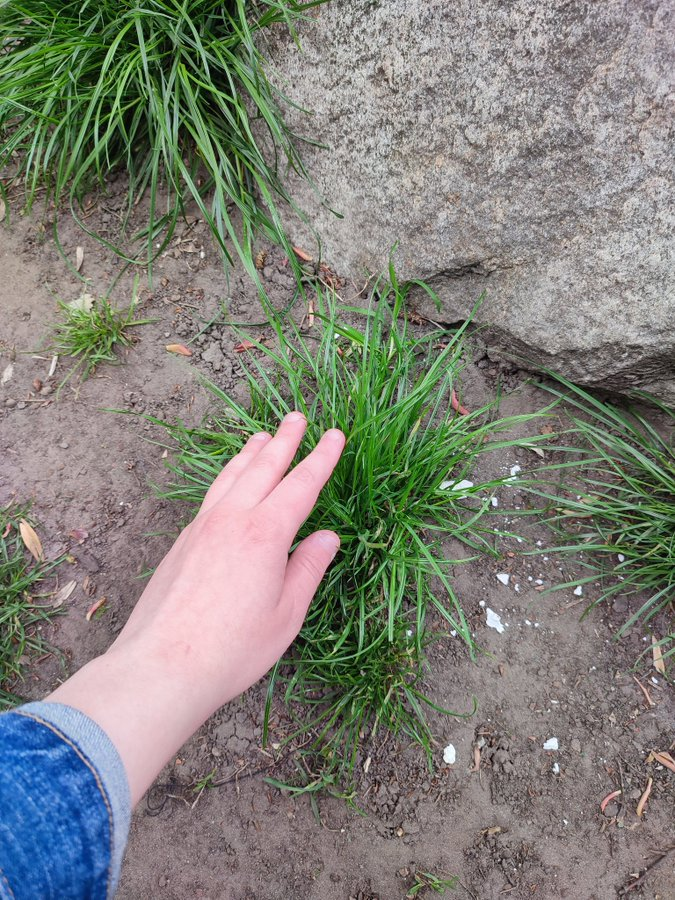
#> input picture images/everything/FQ8yoKhWYAMx5Ho.jpg, 675 x 900 px, found by its file name; its folder holds only this picture in this run
$ python opencv-diy.py
#> lines starting #> are read from the running program, lines starting #| are printed output that depends on the picture; after the words box and inside, x2 and y2 are one past the last pixel; in counts of white or black regions, pixels touching at a corner belong together
import cv2 as cv
import numpy as np
import os

def countFingers(image_path):
#> called with image_path = 'images/everything/FQ8yoKhWYAMx5Ho.jpg'
    image = cv.imread(image_path)
#> image is the input picture: shape (900, 675, 3); mean B, G, R 119.8, 128.1, 127.6
# cv.imshow(image_path, image)
    hsvim = cv.cvtColor(image, cv.COLOR_BGR2HSV)
#> hsvim: shape (900, 675, 3); mean H, S, V 71.8, 54.4, 140
    lower = np.array([0, 48, 80], dtype = "uint8")
    upper = np.array([20, 255, 255], dtype = "uint8")
    skin_region_hsv = cv.inRange(hsvim, lower, upper)
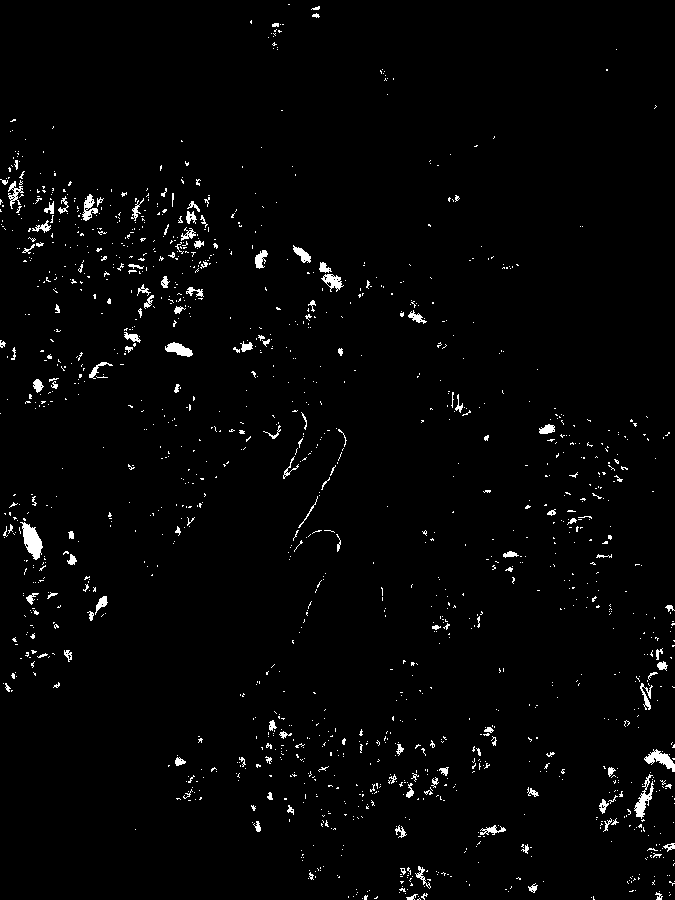
#> skin_region_hsv: shape (900, 675); 2% white; 1419 white regions (1284 under 20 px), largest, box (x1, y1, x2, y2) and area: (20, 522, 43, 560) 461, (634, 774, 654, 819) 311, (644, 749, 675, 772) 303
    blurred = cv.blur(skin_region_hsv, (2,2))
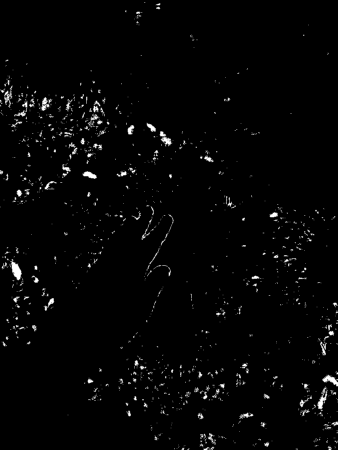
#> blurred: shape (900, 675) (shown at 1/2 size); min 0, max 255, mean 5.1
    ret, thresh = cv.threshold(blurred,0,255,cv.THRESH_BINARY)
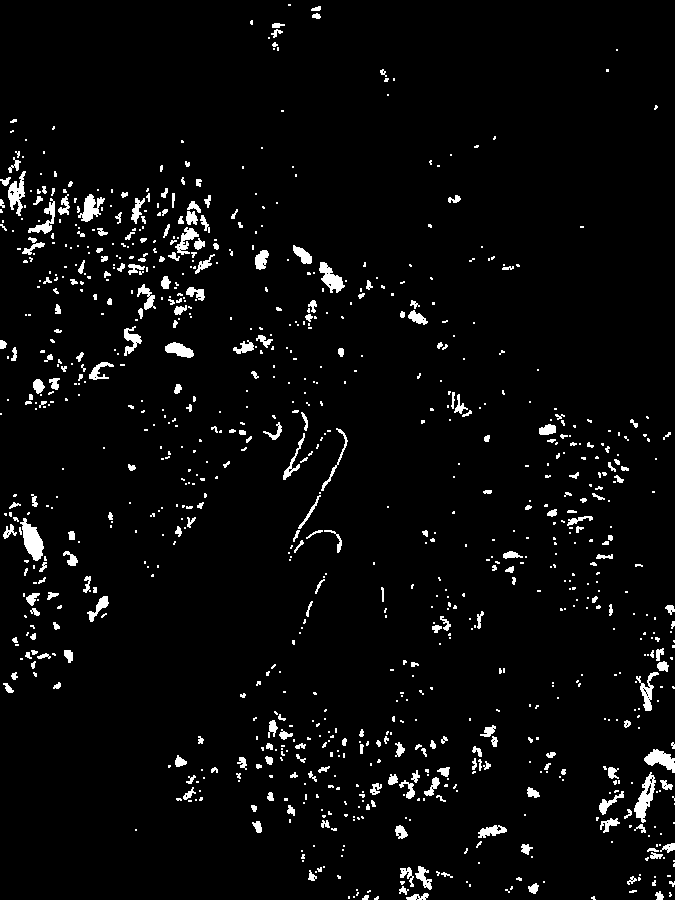
#> thresh: shape (900, 675); 3.8% white; 917 white regions (633 under 20 px)
    cv.imshow("thresh", thresh)

    contours, hierarchy = cv.findContours(thresh, cv.RETR_TREE, cv.CHAIN_APPROX_SIMPLE)
#> contours = 987 contours, 802 with area under 20; largest, box (x1, y1, x2, y2) and area: (20, 518, 44, 561) 500, (634, 772, 656, 823) 450, (644, 749, 675, 773) 348, (319, 262, 345, 293) 346, (8, 171, 26, 216) 322
    contours = max(contours, key=lambda x: cv.contourArea(x))
#> contours = contour of 64 points, box (x1, y1, x2, y2) (20, 518, 44, 561), area 500

    hull = cv.convexHull(contours)
#> hull = contour of 15 points, box (x1, y1, x2, y2) (20, 518, 44, 561), area 593
    cv.drawContours(image, [hull], -1, (0, 255, 255), 2)


    hull = cv.convexHull(contours, returnPoints=False)
#> hull = [63, 55, 42, 40, 39, 35, 32, 30, 29, 27, 21, 13, 5, 4, 0]
    defects = cv.convexityDefects(contours, hull)
#> defects = [[0, 4, 2, 666], [5, 13, 7, 659], [13, 21, 14, 114], [21, 27, 24, 387], [27, 29, 28, 114], [30, 32, 31, 142], [32, 35, 33, 284], [35, 39, 38, 434], [40, 42, 41, 201], [42, 55, 53, 437], [55, 63, 59, 865]]

    if defects is not None:
      cnt = 0
    for i in range(defects.shape[0]):  # calculate the angle
      s, e, f, d = defects[i][0]
      start = tuple(contours[s][0])
      end = tuple(contours[e][0])
      far = tuple(contours[f][0])
      a = np.sqrt((end[0] - start[0]) ** 2 + (end[1] - start[1]) ** 2)
      b = np.sqrt((far[0] - start[0]) ** 2 + (far[1] - start[1]) ** 2)
      c = np.sqrt((end[0] - far[0]) ** 2 + (end[1] - far[1]) ** 2)
      angle = np.arccos((b ** 2 + c ** 2 - a ** 2) / (2 * b * c))  #      cosine theorem
      if angle <= np.pi / 2:  # angle less than 90 degree, treat as fingers
        cnt += 1
        cv.circle(image, far, 4, [0, 0, 255], -1)
#> this loop made 11 passes
#> (s, e, f, d, start, end, far, a) on passes 1 to 8: (0, 4, 2, 666, (23, 518), (20, 522), (24, 521), 5), (5, 13, 7, 659, (20, 523), (24, 544), (23, 525), 21.38), (13, 21, 14, 114, (24, 544), (28, 552), (25, 545), 8.94), (21, 27, 24, 387, (28, 552), (33, 559), (32, 555), 8.6), (27, 29, 28, 114, (33, 559), (35, 560), (34, 559), 2.24), (30, 32, 31, 142, (37, 560), (40, 558), (39, 558), 3.61), (32, 35, 33, 284, (40, 558), (42, 555), (40, 556), 3.61), (35, 39, 38, 434, (42, 555), (43, 548), (41, 550), 7.07)
#> image: shape (900, 675, 3); mean B, G, R 119.8, 128.2, 127.7
#> after the loop, cnt = 1
    if cnt > 0:
      cnt = cnt+1
#> cnt = 2


    contours, hierarchy = cv.findContours(thresh, cv.RETR_TREE, cv.CHAIN_APPROX_SIMPLE)
#> contours = 987 contours, 802 with area under 20; largest, box (x1, y1, x2, y2) and area: (20, 518, 44, 561) 500, (634, 772, 656, 823) 450, (644, 749, 675, 773) 348, (319, 262, 345, 293) 346, (8, 171, 26, 216) 322
    contours = max(contours, key=lambda x: cv.contourArea(x))
#> contours = contour of 64 points, box (x1, y1, x2, y2) (20, 518, 44, 561), area 500
    cv.drawContours(image, [contours], -1, (255,255,0), 2)
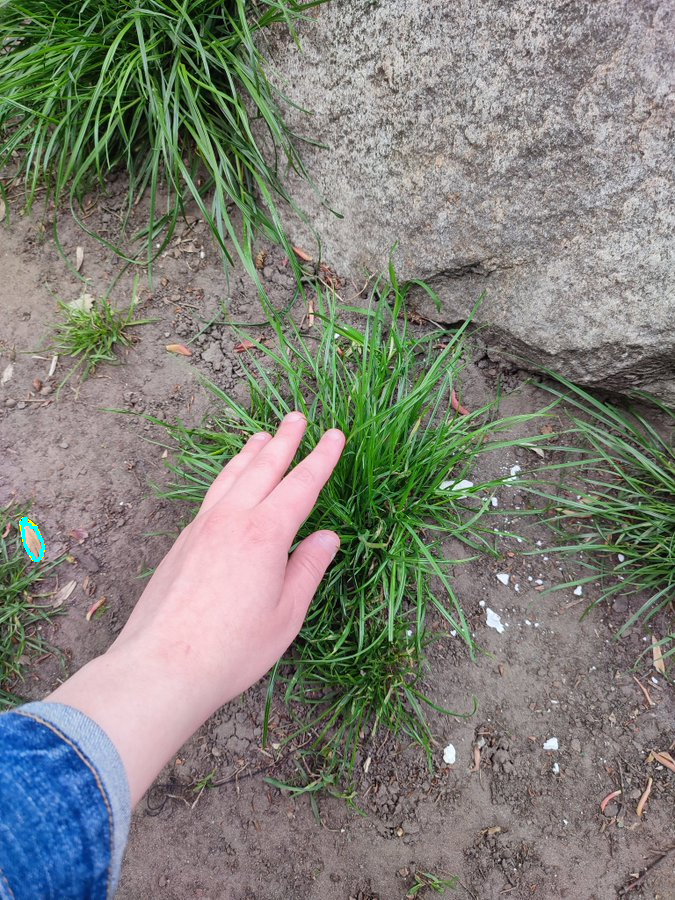
#> image: shape (900, 675, 3); mean B, G, R 119.9, 128.2, 127.5
    cv.imshow("contours", image)

    cv.putText(image, str(cnt), (0, 50), cv.FONT_HERSHEY_SIMPLEX,1, (255, 0, 0) , 2, cv.LINE_AA)
#> image: shape (900, 675, 3); 0.04% of pixels changed, all inside (x1, y1, x2, y2) = (1, 27, 20, 53)
    cv.imshow('final_result', image)

    return cnt, image
if __name__ == "__main__":

  folder_directory = "images/everything"
  for filename in os.listdir(folder_directory):
    image_path = f"{folder_directory}/{filename}"
    counted_fingers, image_to_save = countFingers(image_path)
#> counted_fingers = 2
    image_name = os.path.basename(image_path)
    newFilename = f"{counted_fingers}-{image_name}"
#> newFilename = '2-FQ8yoKhWYAMx5Ho.jpg'
    cv.imwrite(f"images/tests/opencv-diy/{newFilename}", image_to_save)


  cv.waitKey(50000)
  cv.destroyAllWindows()

$ run again, on images/everything/FR57VspWQAEPyzX.jpg
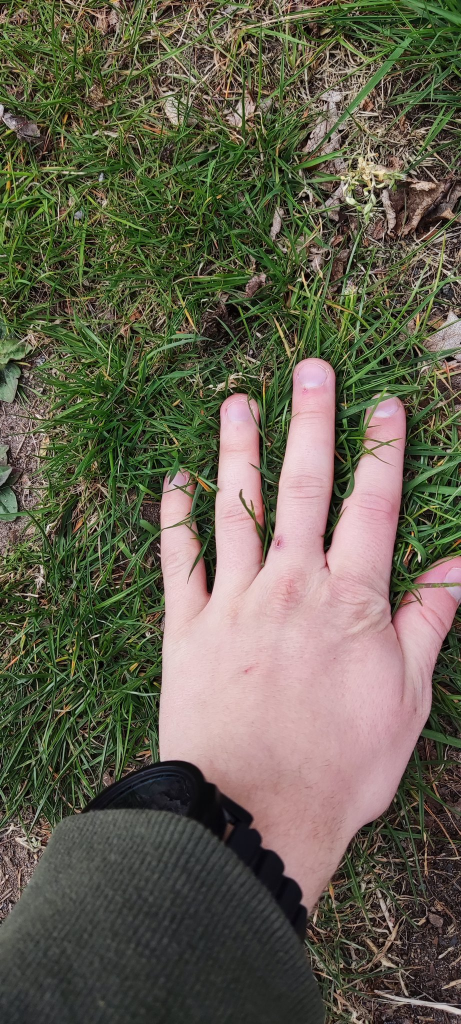
#> input picture images/everything/FR57VspWQAEPyzX.jpg, 922 x 2048 px, found by its file name (shown at 1/2 size)
#> in countFingers, image is the input picture: shape (2048, 922, 3); mean B, G, R 79.2, 95.9, 100.1
#> hsvim: shape (2048, 922, 3); mean H, S, V 60.9, 90.3, 107.3
#> in countFingers, `skin_region_hsv = cv.inRange(hsvim, lower, upper)`:
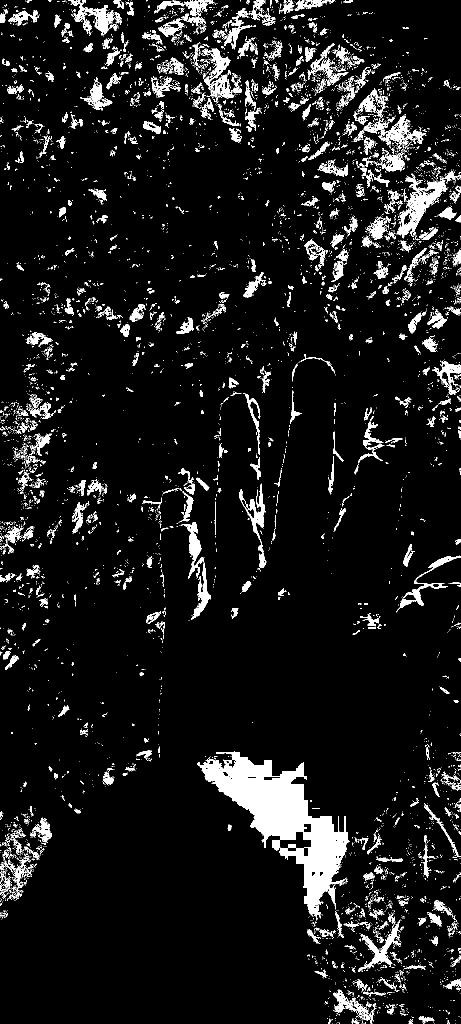
#> skin_region_hsv: shape (2048, 922) (shown at 1/2 size); 7.9% white; 7081 white regions (6361 under 20 px), largest, box (x1, y1, x2, y2) and area: (394, 1502, 700, 1839) 33716, (793, 341, 922, 477) 3999, (136, 0, 244, 73) 2375
#> thresh: shape (2048, 922); 12.2% white; 2793 white regions (1892 under 20 px)
#> in countFingers, `contours, hierarchy = cv.findContours(thresh, cv.RETR_TREE, cv.CHAIN_A..`: contours = 4765 contours, 3957 with area under 20; largest, box (x1, y1, x2, y2) and area: (394, 1502, 701, 1840) 36344, (703, 228, 854, 346) 6707, (379, 84, 485, 254) 6445, (793, 333, 922, 482) 6342, (0, 1651, 90, 1803) 6271
#> in countFingers, `contours = max(contours, key=lambda x: cv.contourArea(x))`: contours = contour of 786 points, box (x1, y1, x2, y2) (394, 1502, 701, 1840), area 36344
#> in countFingers, `hull = cv.convexHull(contours)`: hull = contour of 18 points, box (x1, y1, x2, y2) (394, 1502, 701, 1840), area 56074
#> in countFingers, `hull = cv.convexHull(contours, returnPoints=False)`: hull = 18 values, max 785 at index 0, min 0 at index 17, mean 391.5
#> defects = 14 rows, first 6: [0, 3, 2, 497], [3, 141, 37, 11090], [141, 144, 142, 181], [145, 147, 146, 114], [147, 174, 153, 1152], [174, 409, 383, 13222]
#> the loop in countFingers, `for i in range(defects.shape[0]):` made 14 passes
#> (s, e, f, d, start, end, far, a) on passes 1 to 6: (0, 3, 2, 497, (468, 1502), (432, 1504), (467, 1504), 36.06), (3, 141, 37, 11090, (432, 1504), (396, 1524), (469, 1533), 41.18), (141, 144, 142, 181, (396, 1524), (394, 1526), (396, 1525), 2.83), (145, 147, 146, 114, (394, 1528), (395, 1530), (395, 1529), 2.24), (147, 174, 153, 1152, (395, 1530), (411, 1559), (404, 1537), 33.12), (174, 409, 383, 13222, (411, 1559), (624, 1834), (608, 1729), 347.8)
#> after the loop in countFingers, `for i in range(defects.shape[0]):`: cnt = 5
#> in countFingers, `cnt = cnt+1`: cnt = 6
#> in countFingers, `contours, hierarchy = cv.findContours(thresh, cv.RETR_TREE, cv.CHAIN_A..`: contours = 4765 contours, 3957 with area under 20; largest, box (x1, y1, x2, y2) and area: (394, 1502, 701, 1840) 36344, (703, 228, 854, 346) 6707, (379, 84, 485, 254) 6445, (793, 333, 922, 482) 6342, (0, 1651, 90, 1803) 6271
#> in countFingers, `contours = max(contours, key=lambda x: cv.contourArea(x))`: contours = contour of 786 points, box (x1, y1, x2, y2) (394, 1502, 701, 1840), area 36344
#> in countFingers, `cv.drawContours(image, [contours], -1, (255,255,0), 2)`:
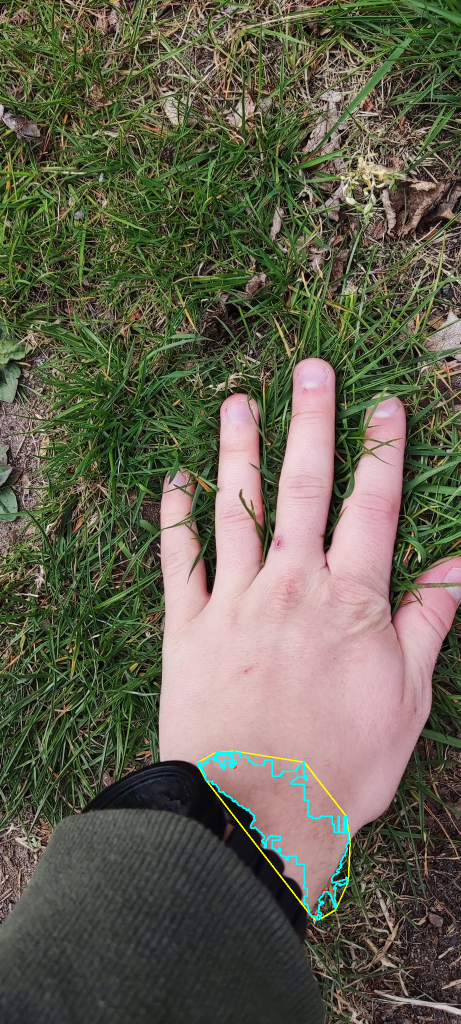
#> image: shape (2048, 922, 3) (shown at 1/2 size); mean B, G, R 79.6, 96.6, 99.8
#> counted_fingers = 6
#> newFilename = '6-FR57VspWQAEPyzX.jpg'

$ run again, on images/everything/FR693b8WQAIm3rh.jpg
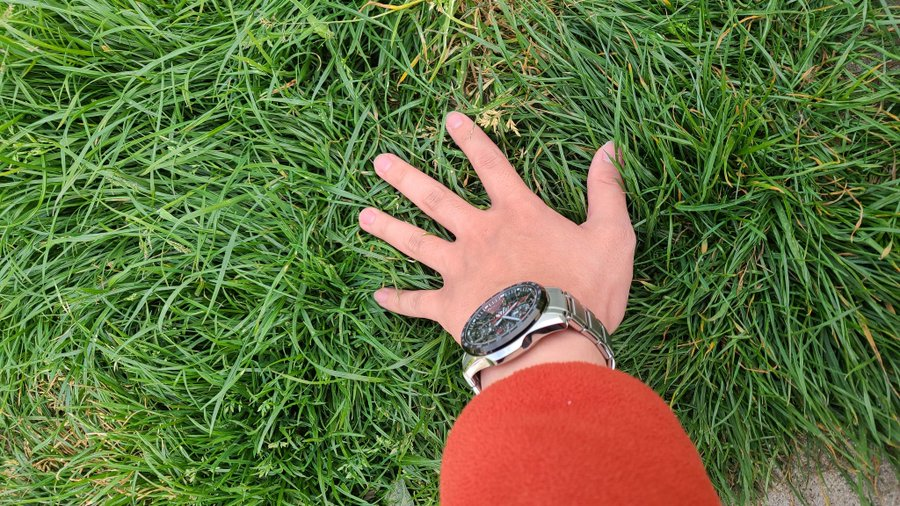
#> input picture images/everything/FR693b8WQAIm3rh.jpg, 900 x 506 px, found by its file name
#> in countFingers, image is the input picture: shape (506, 900, 3); mean B, G, R 64.3, 112.9, 100
#> hsvim: shape (506, 900, 3); mean H, S, V 42.6, 142.4, 128
#> in countFingers, `skin_region_hsv = cv.inRange(hsvim, lower, upper)`:
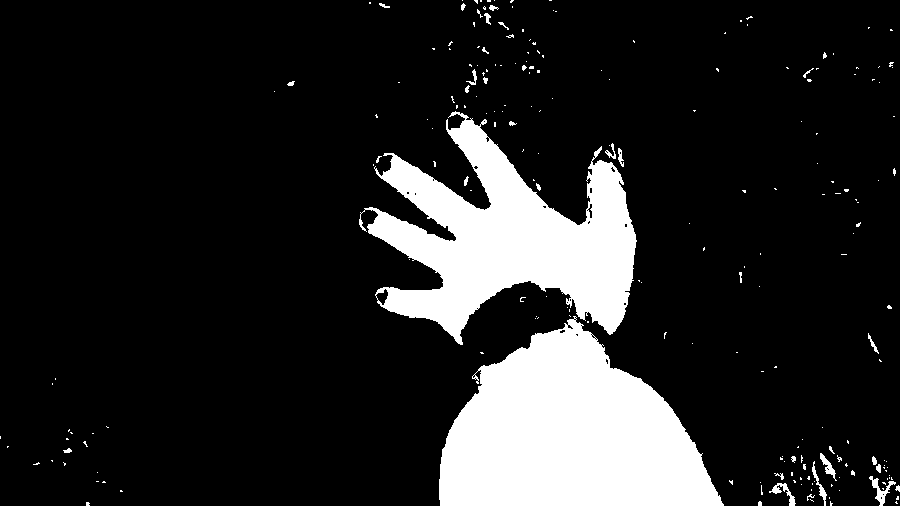
#> skin_region_hsv: shape (506, 900); 14.9% white; 221 white regions (190 under 20 px), largest, box (x1, y1, x2, y2) and area: (439, 316, 724, 506) 35257, (359, 111, 637, 345) 30003, (869, 476, 896, 506) 239
#> thresh: shape (506, 900); 15.6% white; 183 white regions (128 under 20 px)
#> in countFingers, `contours, hierarchy = cv.findContours(thresh, cv.RETR_TREE, cv.CHAIN_A..`: contours = 216 contours, 178 with area under 20; largest, box (x1, y1, x2, y2) and area: (359, 111, 725, 506) 66206, (869, 475, 900, 506) 320, (769, 483, 797, 506) 220, (361, 210, 379, 230) 191, (812, 461, 828, 506) 169
#> in countFingers, `contours = max(contours, key=lambda x: cv.contourArea(x))`: contours = contour of 1125 points, box (x1, y1, x2, y2) (359, 111, 725, 506), area 66206
#> in countFingers, `hull = cv.convexHull(contours)`: hull = contour of 17 points, box (x1, y1, x2, y2) (359, 111, 725, 506), area 103184
#> in countFingers, `hull = cv.convexHull(contours, returnPoints=False)`: hull = 17 values, max 1124 at index 0, min 0 at index 16, mean 526.1
#> defects = 13 rows, first 6: [0, 2, 1, 162], [2, 118, 57, 25834], [118, 164, 142, 4369], [164, 278, 224, 25528], [278, 280, 279, 217], [281, 379, 352, 17883]
#> the loop in countFingers, `for i in range(defects.shape[0]):` made 13 passes
#> (s, e, f, d, start, end, far, a) on passes 1 to 6: (0, 2, 1, 162, (455, 111), (452, 112), (454, 112), 3.16), (2, 118, 57, 25834, (452, 112), (378, 156), (488, 208), 86.09), (118, 164, 142, 4369, (378, 156), (373, 164), (390, 169), 9.43), (164, 278, 224, 25528, (373, 164), (360, 212), (456, 239), 49.73), (278, 280, 279, 217, (360, 212), (359, 219), (360, 218), 7.07), (281, 379, 352, 17883, (359, 225), (375, 296), (443, 280), 72.78)
#> after the loop in countFingers, `for i in range(defects.shape[0]):`: cnt = 7
#> in countFingers, `cnt = cnt+1`: cnt = 8
#> in countFingers, `contours, hierarchy = cv.findContours(thresh, cv.RETR_TREE, cv.CHAIN_A..`: contours = 216 contours, 178 with area under 20; largest, box (x1, y1, x2, y2) and area: (359, 111, 725, 506) 66206, (869, 475, 900, 506) 320, (769, 483, 797, 506) 220, (361, 210, 379, 230) 191, (812, 461, 828, 506) 169
#> in countFingers, `contours = max(contours, key=lambda x: cv.contourArea(x))`: contours = contour of 1125 points, box (x1, y1, x2, y2) (359, 111, 725, 506), area 66206
#> in countFingers, `cv.putText(image, str(cnt), (0, 50), cv.FONT_HERSHEY_SIMPLEX,1, (255, ..`:
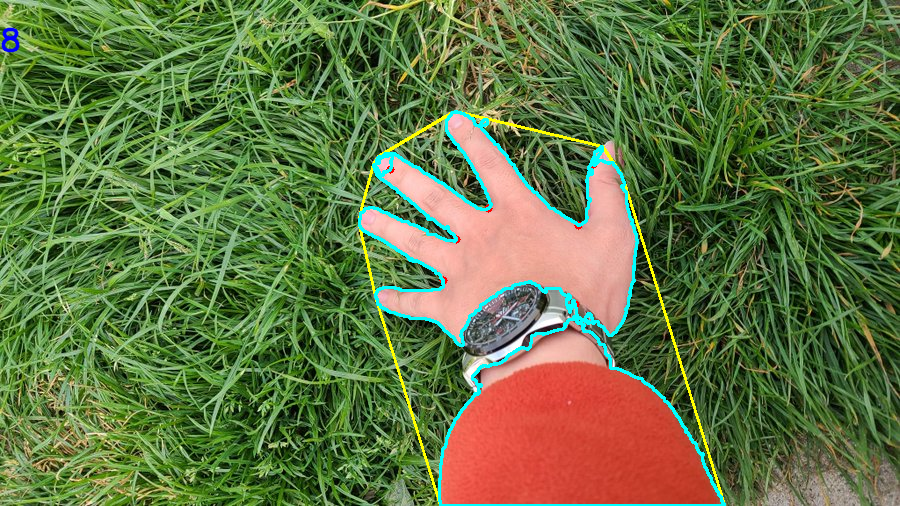
#> image: shape (506, 900, 3); mean B, G, R 67.1, 116.3, 98.6
#> counted_fingers = 8
#> newFilename = '8-FR693b8WQAIm3rh.jpg'
